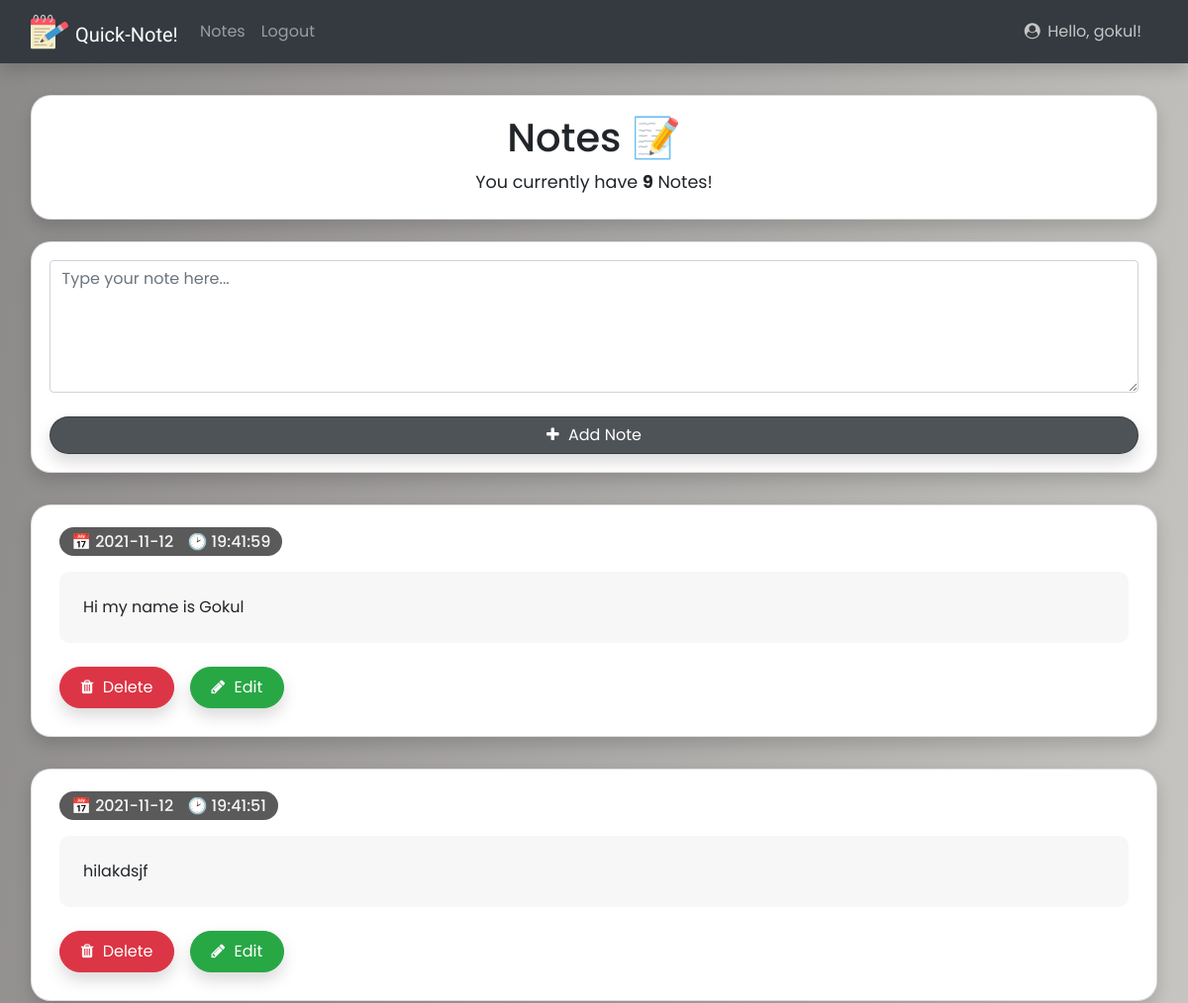
/notes (signed in, upper part), run on an earlier commit of the app's database.
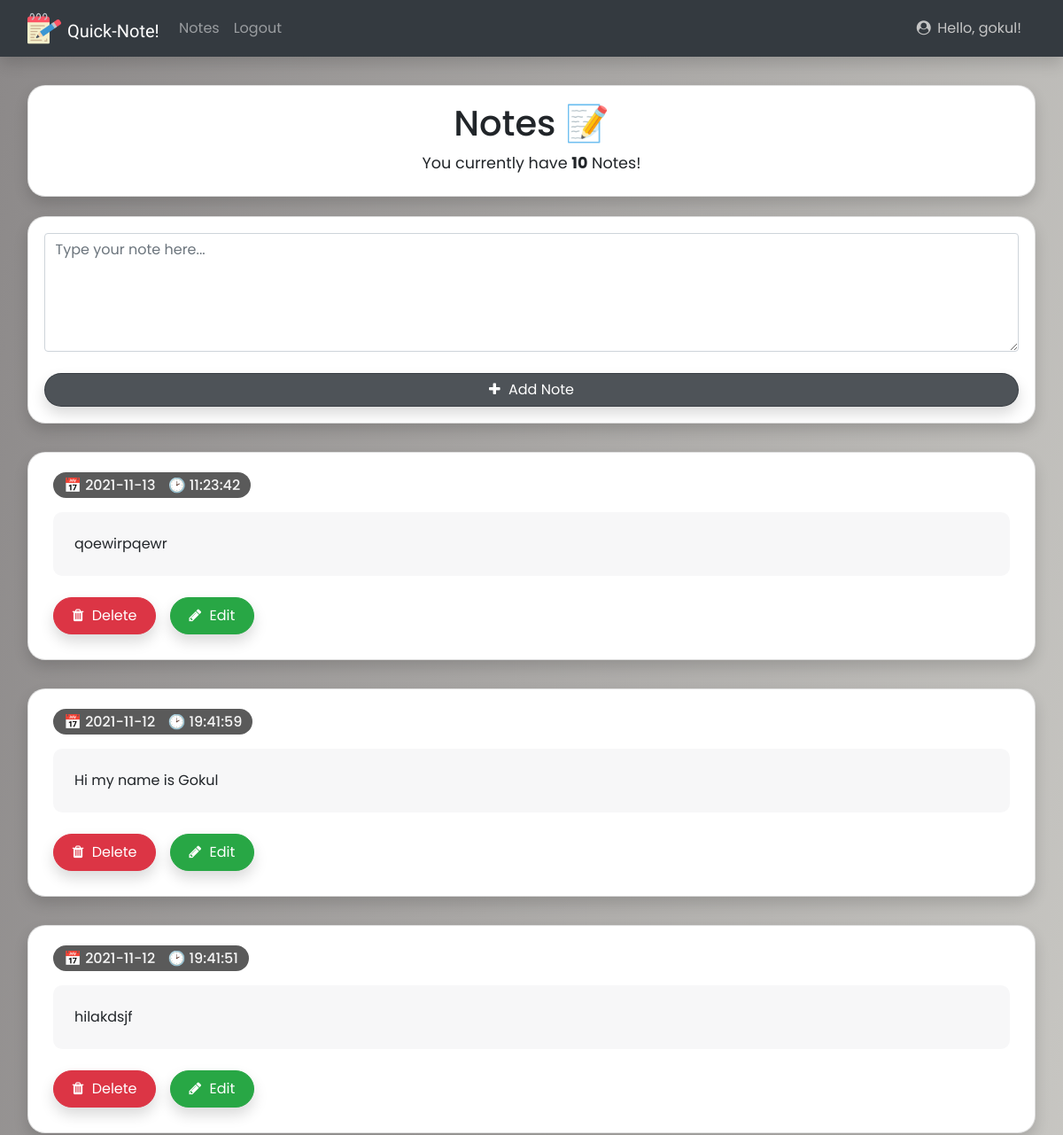
And on a later commit of the database.
### website/models.py (models this page shows)
class User(db.Model, UserMixin):
    id = db.Column(db.Integer, primary_key=True)
    email = db.Column(db.String(150), unique=True)
    password = db.Column(db.String(150))
    first_name = db.Column(db.String(150))
    notes = db.relationship('Note')

class Note(db.Model):
    id = db.Column(db.Integer, primary_key=True)
    data = db.Column(db.String(10000))
    date = db.Column(db.DateTime(timezone=True), default=func.now())
    user_id = db.Column(db.Integer, db.ForeignKey('user.id'))

### website/views.py (the view, shortened to what this page needs)
@views.route('/notes', methods=['GET', 'POST'])
@login_required
def home():
    notes = Note.query.filter_by(user_id = current_user.id).order_by(Note.date.desc()).all()
    l = []
    for res in notes:
        l.append((res.data,str(res.date),res.id))
    return render_template("home.html", userNotes=l,count=len(l),text="none", user=current_user)

### website/__init__.py (called while the page is built)
def create_app():
    app = Flask(__name__)
    app.config['SECRET_KEY'] = 'hjshjhdjah kjshkjdhjs'
    app.config['SQLALCHEMY_DATABASE_URI'] = f'sqlite:///{DB_NAME}'
    db.init_app(app)
    from .views import views
    from .auth import auth
    app.register_blueprint(views, url_prefix='/')
    app.register_blueprint(auth, url_prefix='/')
    from .models import User, Note
    create_database(app)
    login_manager = LoginManager()
    login_manager.login_view = 'auth.login'
    login_manager.init_app(app)
    @login_manager.user_loader
    def load_user(id):
        return User.query.get(int(id))
    return app

### website/templates/home.html (shortened to what this page needs)
{% extends "base.html" %} {% block title %}Notes{% endblock %} {% block content%}
    <div class="card shadow" style="margin: 2rem 1rem 1.4rem; padding-top: 1.1rem; padding-bottom: 0.5rem;">
    <h1 align="center">Notes 📝</h1>
    {% if count != 1%}
    <p align="center" style="font-size: 1.1rem;">You currently have <b>{{count}}</b> Notes!</p>
    {% else %}
    <p align="center" style="font-size: 1.1rem;">You currently have only <b>{{count}}</b> Note!</p>
    {% endif %}
    </div>
    <div class="card shadow" style="margin: 1rem; padding: 1.1rem;">
      <form method="POST">
        <textarea name="note" placeholder="Type your note here..." id="note" class="form-control" rows="5" required oninvalid="this.setCustomValidity('Can\'t add an empty note! Enter some text...')"
        oninput="this.setCustomValidity('')"></textarea>
        <br />
        <div align="center">
          <button type="submit" class="btn btn-primary container-fluid btnnf subt shadow"><i class="fa fa-plus" style="margin-right: 5px;"></i> Add Note</button>
        </div>
      </form>
    </div>
    <ul class="list-group list-group-flush" id="notes">
      {% for note,date,id in userNotes %}
      <li class="card shadow" style="margin: 1rem; padding: 0.5rem;">
        <div class="card-body">
          <h6 class="card-subtitle mb-2 date">{{'📅 '+date.split('.')[0].split()[0]}} <span style="margin-left: 10px;">{{' 🕑 '+date.split('.')[0].split()[1]}}</span></h6>
            <div class="card-text note "><div data-markdown>{{ note }}</div></div>
        <button type="button" class="btn btn-danger btnnf shadow" onClick="location.href = '/delete-note/{{ id }}';" style="margin-top: 0.5rem; padding: 0.5rem 1.3rem;">
          <i class="fa fa-trash" style="margin-right: 5px;"></i> Delete
        </button>
        <button type="button" class="btn btn-success btnnf shadow" onClick="location.href = '/edit-note/{{ id }}';" style="margin-top: 0.5rem;margin-left: 0.7rem; padding: 0.5rem 1.3rem;">
          <i class="fa fa-pencil" aria-hidden="true" style="margin-right: 5px;"></i> Edit
        </button>
    </div>
      </li>
      {% endfor %}
    </ul>
  <br>
  <br>
  <br>
  <br>
  <br>
    {% endblock %}

### website/templates/base.html (shortened to what this page needs)
<!DOCTYPE html>
<html lang="en">
<head>
    <link rel="stylesheet" href="https://cdnjs.cloudflare.com/ajax/libs/font-awesome/6.0.0-beta2/css/fontawesome.min.css" />
    <link
      rel="stylesheet"
      href="https://stackpath.bootstrapcdn.com/bootstrap/4.4.1/css/bootstrap.min.css"
    />
    <link
      rel="stylesheet"
      href="https://stackpath.bootstrapcdn.com/font-awesome/4.7.0/css/font-awesome.min.css"
    />
</head>
<body>
  <nav class="navbar navbar-expand-lg navbar-dark bg-dark shadow ">
    <div class="container-fluid">
      <a class="navbar-brand" href="/">
      <img src="{{ url_for('static', filename='notepad.png') }}" width="38" height="38" alt="">
      <h5 style="font-family: 'Mochiy Pop One', sans-serif; display:inline; position: relative; top: 0.26rem; left: 0.1rem;">Quick-Note!</h5>
    </a>
      {% if user.is_authenticated %}
      <div class="collapse navbar-collapse" id="navbar">
        <ul class="navbar-nav">
          <li class="nav-item">
            <a class="nav-link" href="{{url_for('views.home')}}">Notes</a>
          </li>
          <li class="nav-item">
            <a class="nav-link" href="/logout">Logout</a>
          </li>
          </ul>
        </div>
        <div class="navbar-collapse justify-content-end" id="navbar">
          <a class="nav-item nav-link" id="first_name" style="color:#c5c5c5;"><i class="fa fa-user-circle" style="font-size: 1rem; margin-right: 0.2rem;"></i> Hello, {{user.first_name}}!</a>
        </div>
        {% endif %}
    </div>
  </nav>
      <div class="container-fluid">
        {% block content %}
        {% endblock content %}
      </div>
</body>
</html>

### website/templates/base.html (style rules this page uses)
body { font-family: 'Poppins', sans-serif; }

### website/templates/home.html (style rules this page uses)
body { background-image: linear-gradient(100deg,rgba(68, 63, 63, 0.616),rgba(194, 193, 185, 0.644)),url(https://source.unsplash.com/1600x900/?nature); }
.subt { background-color: #343a40de; border-color: #343a40de; }
.btnnf { border-radius: 100px; }
.card { border-radius: 20px; }
.date { background-color: rgb(90, 90, 90); color: whitesmoke; width: fit-content; border-radius: 100px; padding: 5px 12px; }
.note { margin: 1rem auto; background-color: #eaecee67; border-radius: 10px; padding: 1.5rem; }

What changed in the data, as far as the page shows it:
added Note: value "📅 2021-11-13", value "🕑 11:23:42", data "qoewirpqewr"
Also different on the page:
{{ count }}: "9" → "10"
